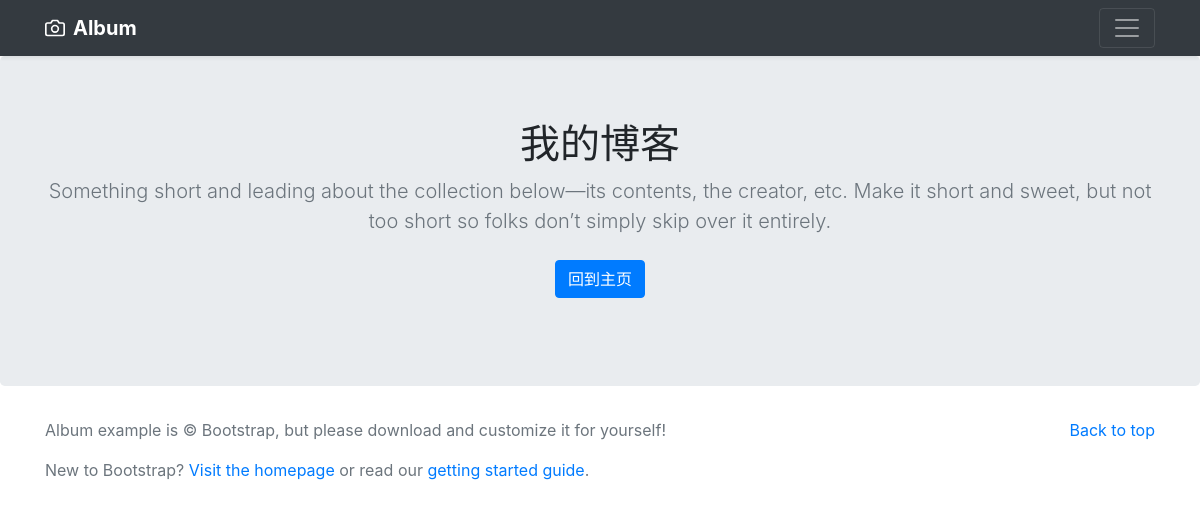
The page /blog/ on the database as committed earlier.
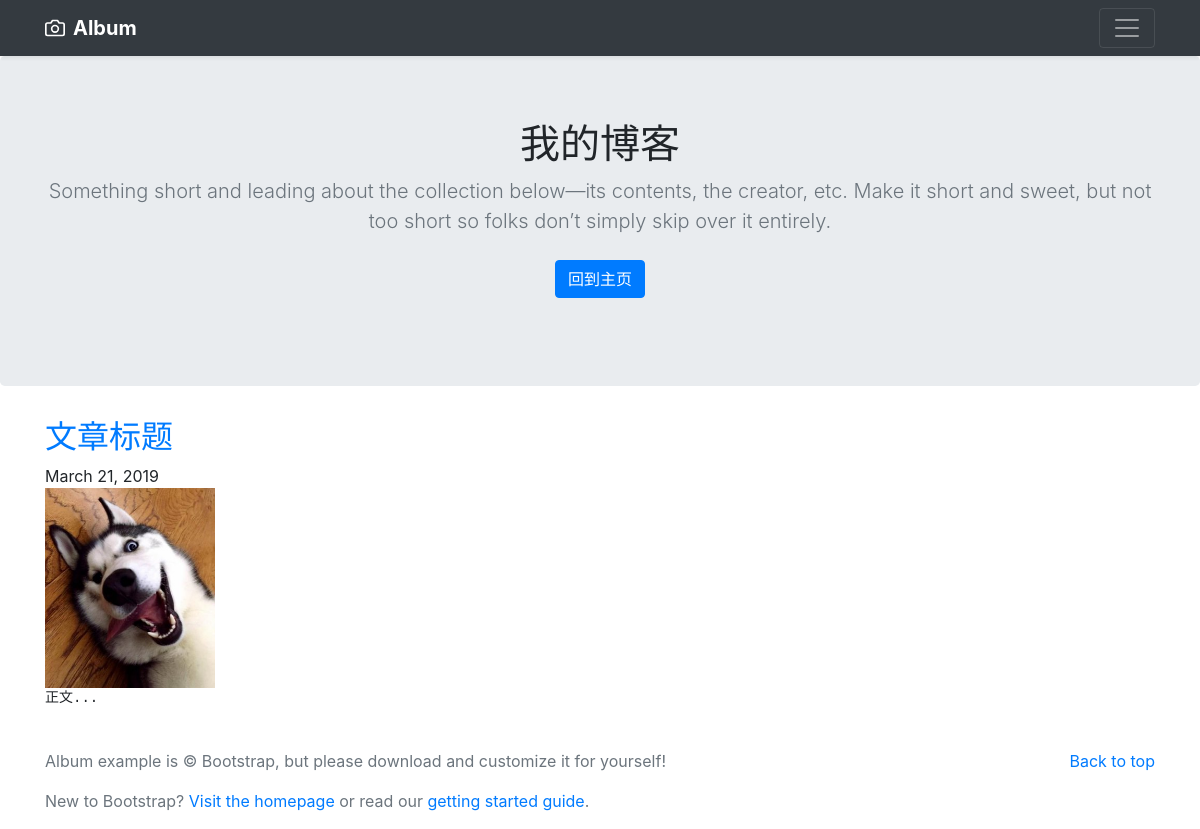
The same page on the database as committed later.
### blog/models.py (models this page shows, shortened)
class Blog(models.Model):
    title = models.CharField(default='文章标题', max_length=50)
    date = models.DateField()
    image = models.ImageField(upload_to = 'image/')
    text = models.TextField(default='正文')
    def short_text(self):
        return self.text[:50] + '...'

### blog/views.py (the view)
# urls.py: path('',views.blog_page),
def blog_page(request):
    blogs = Blog.objects
    return render(request,'blog.html',{'blogs': blogs})

### blog/templates/blog.html (shortened to what this page needs)
<!doctype html>
<html lang="en">
  <head>
<link rel="stylesheet" href="https://stackpath.bootstrapcdn.com/bootstrap/4.3.1/css/bootstrap.min.css">
  </head>
  <body>
    <header>
  <div class="navbar navbar-dark bg-dark shadow-sm">
    <div class="container d-flex justify-content-between">
      <a href="#" class="navbar-brand d-flex align-items-center">
        <strong>Album</strong>
      </a>
      <button class="navbar-toggler" type="button" data-toggle="collapse" data-target="#navbarHeader" aria-controls="navbarHeader" aria-expanded="false" aria-label="Toggle navigation">
        <span class="navbar-toggler-icon"></span>
      </button>
    </div>
  </div>
</header>
<main role="main">
  <section class="jumbotron text-center">
    <div class="container">
      <h1 class="jumbotron-heading">我的博客</h1>
      <p class="lead text-muted">Something short and leading about the collection below—its contents, the creator, etc. Make it short and sweet, but not too short so folks don’t simply skip over it entirely.</p>
      <p>
        <a href=".." class="btn btn-primary my-2">回到主页</a>
      </p>
    </div>
  </section>
  <div class="container">
    {% for blog in blogs.all %}
    <h2><a href="{{ blog.id }}">{{blog.title}}</a></h2>
    {{blog.date}}
    <br>
    <img src="{{blog.image.url}}"height=200>
    <br>
    <pre style="width:750px;">{{blog.short_text}}</pre>
    <br>
    {% endfor %}
   </div>
</main>
<footer class="text-muted">
  <div class="container">
    <p class="float-right">
      <a href="#">Back to top</a>
    </p>
    <p>Album example is &copy; Bootstrap, but please download and customize it for yourself!</p>
    <p>New to Bootstrap? <a href="https://getbootstrap.com/">Visit the homepage</a> or read our <a href="/docs/4.3/getting-started/introduction/">getting started guide</a>.</p>
  </div>
</footer>
</html>

Rows that differ between the two databases and show on the page:
added Blog: title "文章标题", date "March 21, 2019", image (picture), short_text "正文..."
